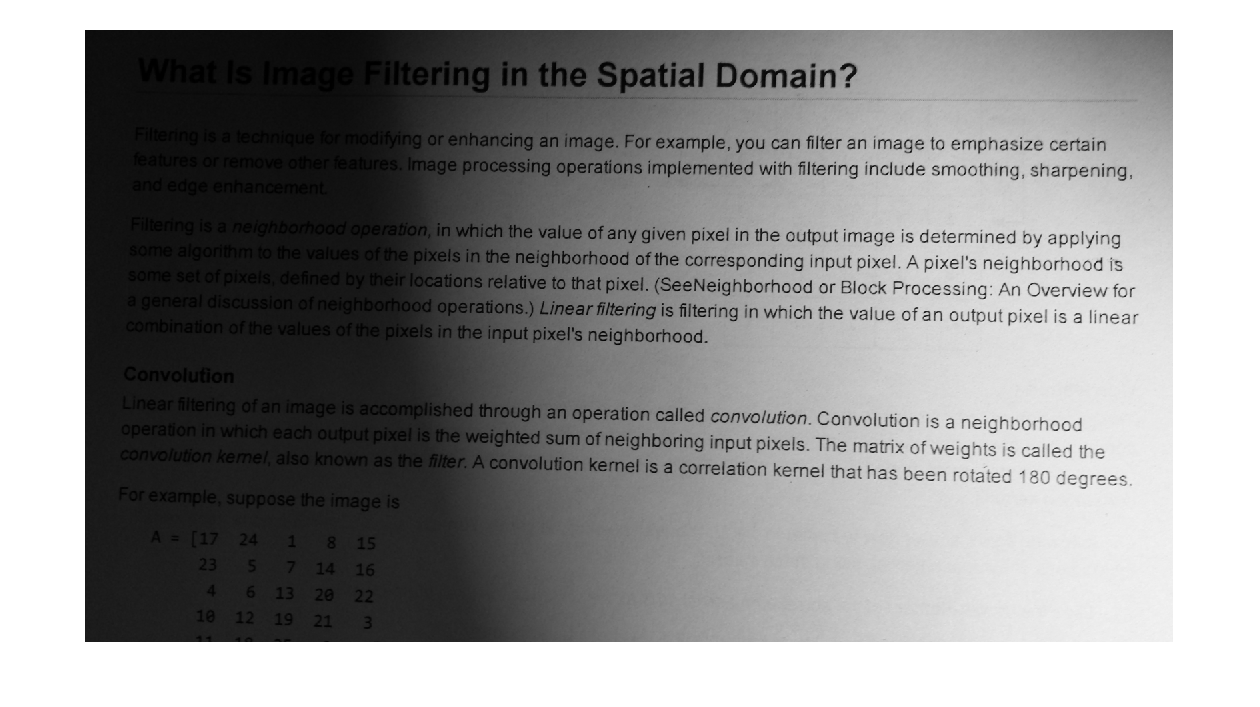
#> input picture text.png, 1260 x 707 px, found by its file name
$ python 2_test.py
#> lines starting #> are read from the running program, lines starting #| are printed output that depends on the picture; after the words box and inside, x2 and y2 are one past the last pixel; in counts of white or black regions, pixels touching at a corner belong together
import cv2
import numpy as np
from scipy import ndimage
import scipy
img = cv2.imread('C:/Users/Jinxi/Desktop/EE211/EE211_HW2/text.png', 0)
#> img is the input picture: shape (707, 1260); min 0, max 255, mean 146.8

kernel = np.ones((50,50), np.uint8)
#img_erosion = cv2.erode(img, kernel, iterations=1)
img_dilation = cv2.dilate(img, kernel, iterations=1)
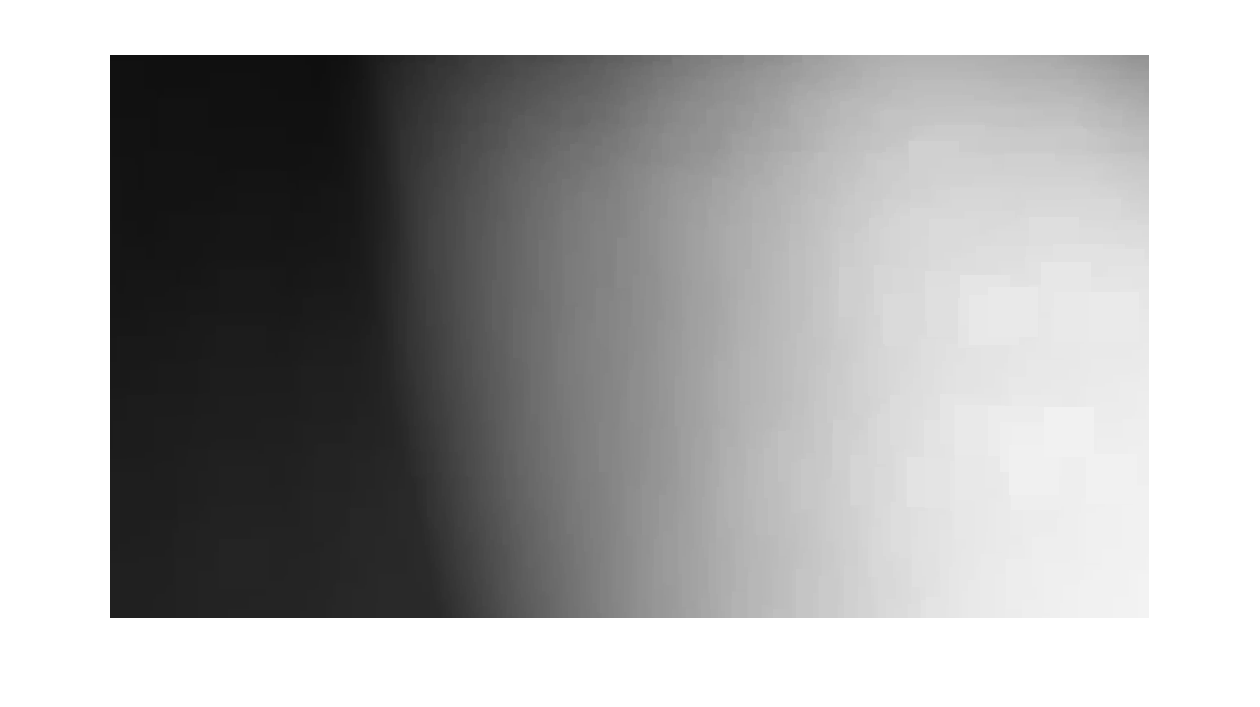
#> img_dilation: shape (707, 1260); min 15, max 255, mean 171
#img_dilation2 = cv2.medianBlur(img_dilation,5)
im2 = ndimage.grey_dilation(img, size=(25, 25), mode = 'constant' )
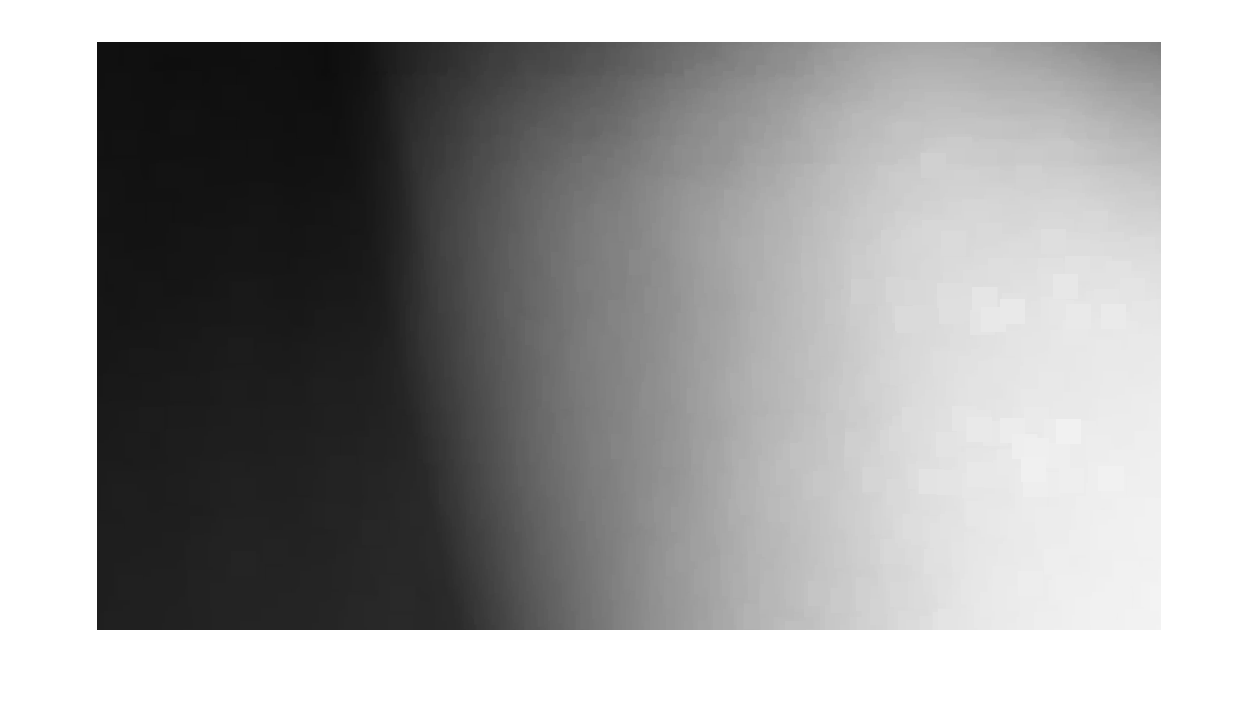
#> im2: shape (707, 1260); min 13, max 255, mean 162

image_com = img -  im2
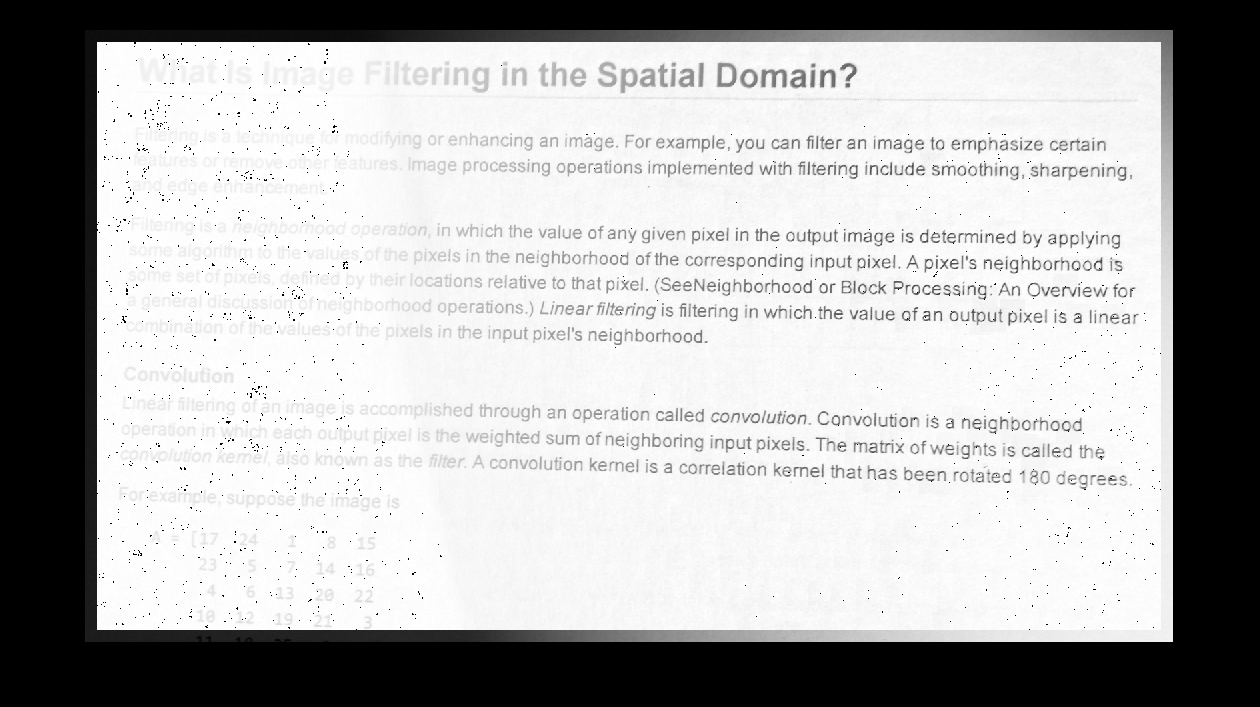
#> image_com: shape (707, 1260); min 0, max 255, mean 175.6
image_2_2 = cv2.medianBlur(image_com,1)

x, img_final = cv2.threshold(image_2_2,243,255,cv2.THRESH_BINARY,)
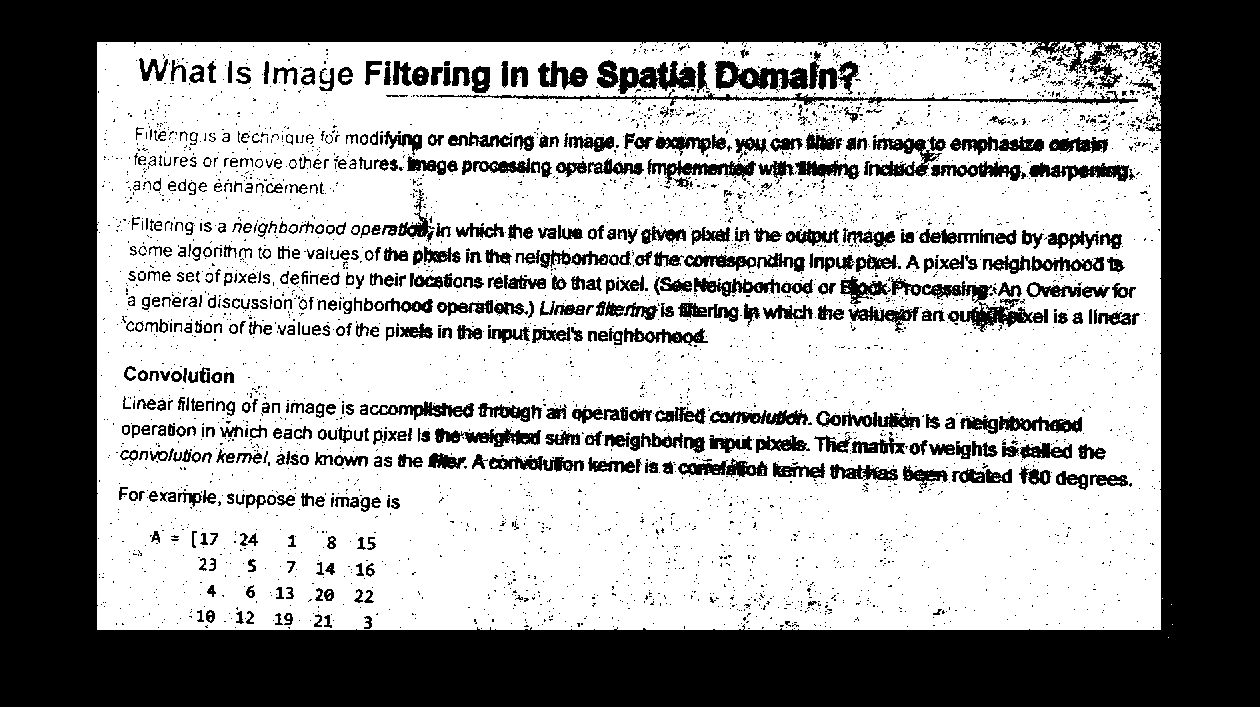
#> img_final: shape (707, 1260); 59.7% white; 3836 black regions (3281 under 20 px), largest, box (x1, y1, x2, y2) and area: (0, 0, 1260, 707) 266979, (427, 89, 1138, 107) 2202, (891, 277, 1048, 332) 2146
cv2.imshow('Input', img)
#cv2.imshow('Erosion', img_erosion)
cv2.imshow('Dilation', im2)
cv2.imshow('com-Dilation', image_2_2)
cv2.imshow('final', img_final)

cv2.waitKey(0)
